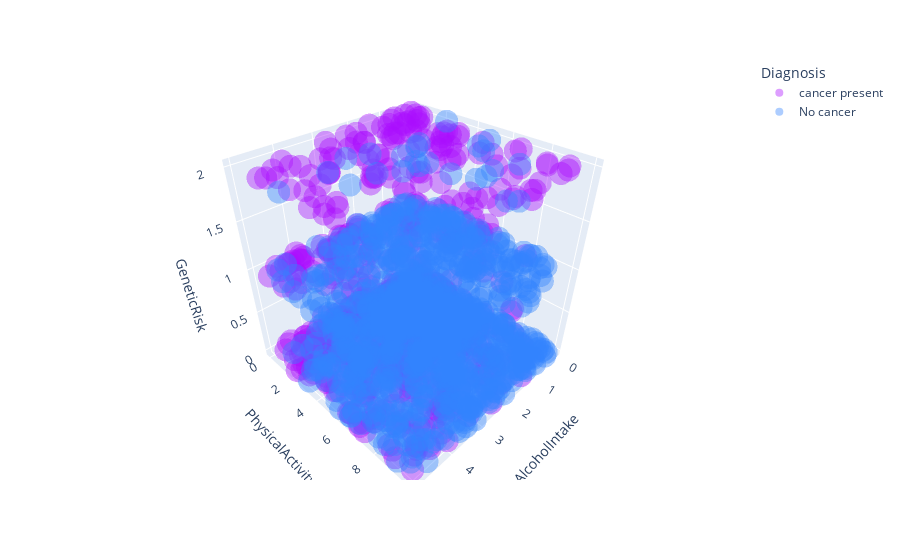

The cell this chart's notebook holds for it:
### Markdown cell above
The scatter plot above shows that physical activity and alcohol intake causes cancer. However, it is not clear to what extent since there is no clear distiction on the plot.
We will investigate this further

### Code cell
fig= px.scatter_3d(data2, x='AlcoholIntake', y='PhysicalActivity', z='GeneticRisk',
                color='Diagnosis',color_discrete_sequence=px.colors.qualitative.Alphabet, opacity=0.4)
fig.show()
fig.write_html("images/alcohol_physical_activity__genetic_scatter.html")
imgkit.from_file("images/alcohol_physical_activity_scatter.html", "images/alcohol_physical_activity_genetic_scatter.png")

### Figure 1 — Plotly figure (JSON) as saved in the notebook; plotly's stock layout.template omitted (floating-point values rounded to 4 significant figures; data arrays with more than 128 entries replaced by an {"elided": "..."} marker saying what was removed)
{"data": [{"hovertemplate": "Diagnosis=cancer present<br>AlcoholIntake=%{x}<br>PhysicalActivity=%{y}<br>GeneticRisk=%{z}<extra></extra>", "legendgroup": "cancer present", "marker": {"color": "#AA0DFE", "opacity": 0.4, "symbol": "circle"}, "mode": "markers", "name": "cancer present", "scene": "scene", "showlegend": true, "type": "scatter3d", "x": {"elided": "557 float values"}, "y": {"elided": "557 float values"}, "z": {"elided": "557 int values"}}, {"hovertemplate": "Diagnosis=No cancer<br>AlcoholIntake=%{x}<br>PhysicalActivity=%{y}<br>GeneticRisk=%{z}<extra></extra>", "legendgroup": "No cancer", "marker": {"color": "#3283FE", "opacity": 0.4, "symbol": "circle"}, "mode": "markers", "name": "No cancer", "scene": "scene", "showlegend": true, "type": "scatter3d", "x": {"elided": "943 float values"}, "y": {"elided": "943 float values"}, "z": {"elided": "943 int values"}}], "layout": {"legend": {"title": {"text": "Diagnosis"}, "tracegroupgap": 0}, "margin": {"t": 60}, "scene": {"domain": {"x": [0, 1], "y": [0, 1]}, "xaxis": {"title": {"text": "AlcoholIntake"}}, "yaxis": {"title": {"text": "PhysicalActivity"}}, "zaxis": {"title": {"text": "GeneticRisk"}}}}}
